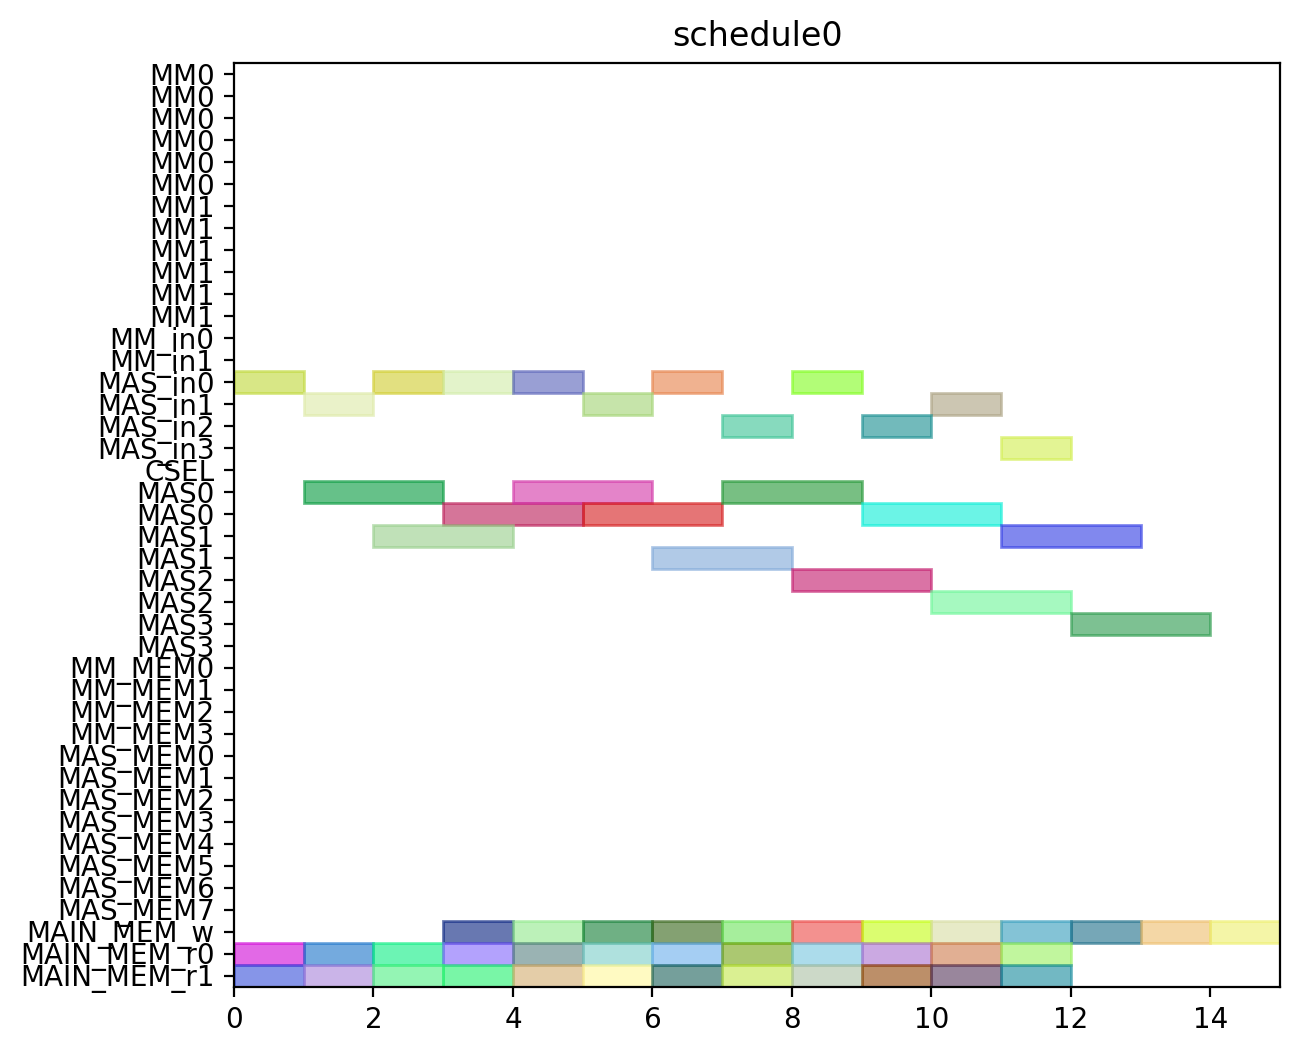

Write the Python code that produced this figure.
from pyschedule import Scenario, solvers, plotters, alt


def solve():
	horizon = 120
	S = Scenario("schedule0", horizon=horizon)

	# resource
	MM = S.Resources('MM', num=2, size=6)
	MM_in = S.Resources('MM_in', num=2)
	MAS_in = S.Resources('MAS_in', num=4)
	CSEL = S.Resource('CSEL')
	MAS = S.Resources('MAS', num=4, size=2, periods=range(1, horizon))
	MM_MEM = S.Resources('MM_MEM', num=4)
	MAS_MEM = S.Resources('MAS_MEM', num=8)
	MAIN_MEM_w = S.Resource('MAIN_MEM_w', size=1)
	MAIN_MEM_r = S.Resources('MAIN_MEM_r', num=2)

	# result of previous scheduling

	# new tasks
	c000 = S.Task('c000', length=2, delay_cost=1)
	c000 += alt(MAS)
	c000_in = S.Task('c000_in', length=1, delay_cost=1)
	c000_in += alt(MAS_in)
	S += c000_in*MAS_in[0]<=c000*MAS[0]

	S += c000_in*MAS_in[1]<=c000*MAS[1]

	S += c000_in*MAS_in[2]<=c000*MAS[2]

	S += c000_in*MAS_in[3]<=c000*MAS[3]

	S += 0<c000

	c000_w = S.Task('c000_w', length=1, delay_cost=1)
	c000_w += alt(MAIN_MEM_w)
	S += c000 <= c000_w

	c000_mem0 = S.Task('c000_mem0', length=1, delay_cost=1)
	c000_mem0 += MAIN_MEM_r[0]
	S += c000_mem0 <= c000

	c000_mem1 = S.Task('c000_mem1', length=1, delay_cost=1)
	c000_mem1 += MAIN_MEM_r[1]
	S += c000_mem1 <= c000

	c001 = S.Task('c001', length=2, delay_cost=1)
	c001 += alt(MAS)
	c001_in = S.Task('c001_in', length=1, delay_cost=1)
	c001_in += alt(MAS_in)
	S += c001_in*MAS_in[0]<=c001*MAS[0]

	S += c001_in*MAS_in[1]<=c001*MAS[1]

	S += c001_in*MAS_in[2]<=c001*MAS[2]

	S += c001_in*MAS_in[3]<=c001*MAS[3]

	S += 0<c001

	c001_w = S.Task('c001_w', length=1, delay_cost=1)
	c001_w += alt(MAIN_MEM_w)
	S += c001 <= c001_w

	c001_mem0 = S.Task('c001_mem0', length=1, delay_cost=1)
	c001_mem0 += MAIN_MEM_r[0]
	S += c001_mem0 <= c001

	c001_mem1 = S.Task('c001_mem1', length=1, delay_cost=1)
	c001_mem1 += MAIN_MEM_r[1]
	S += c001_mem1 <= c001

	c010 = S.Task('c010', length=2, delay_cost=1)
	c010 += alt(MAS)
	c010_in = S.Task('c010_in', length=1, delay_cost=1)
	c010_in += alt(MAS_in)
	S += c010_in*MAS_in[0]<=c010*MAS[0]

	S += c010_in*MAS_in[1]<=c010*MAS[1]

	S += c010_in*MAS_in[2]<=c010*MAS[2]

	S += c010_in*MAS_in[3]<=c010*MAS[3]

	S += 0<c010

	c010_w = S.Task('c010_w', length=1, delay_cost=1)
	c010_w += alt(MAIN_MEM_w)
	S += c010 <= c010_w

	c010_mem0 = S.Task('c010_mem0', length=1, delay_cost=1)
	c010_mem0 += MAIN_MEM_r[0]
	S += c010_mem0 <= c010

	c010_mem1 = S.Task('c010_mem1', length=1, delay_cost=1)
	c010_mem1 += MAIN_MEM_r[1]
	S += c010_mem1 <= c010

	c011 = S.Task('c011', length=2, delay_cost=1)
	c011 += alt(MAS)
	c011_in = S.Task('c011_in', length=1, delay_cost=1)
	c011_in += alt(MAS_in)
	S += c011_in*MAS_in[0]<=c011*MAS[0]

	S += c011_in*MAS_in[1]<=c011*MAS[1]

	S += c011_in*MAS_in[2]<=c011*MAS[2]

	S += c011_in*MAS_in[3]<=c011*MAS[3]

	S += 0<c011

	c011_w = S.Task('c011_w', length=1, delay_cost=1)
	c011_w += alt(MAIN_MEM_w)
	S += c011 <= c011_w

	c011_mem0 = S.Task('c011_mem0', length=1, delay_cost=1)
	c011_mem0 += MAIN_MEM_r[0]
	S += c011_mem0 <= c011

	c011_mem1 = S.Task('c011_mem1', length=1, delay_cost=1)
	c011_mem1 += MAIN_MEM_r[1]
	S += c011_mem1 <= c011

	c100 = S.Task('c100', length=2, delay_cost=1)
	c100 += alt(MAS)
	c100_in = S.Task('c100_in', length=1, delay_cost=1)
	c100_in += alt(MAS_in)
	S += c100_in*MAS_in[0]<=c100*MAS[0]

	S += c100_in*MAS_in[1]<=c100*MAS[1]

	S += c100_in*MAS_in[2]<=c100*MAS[2]

	S += c100_in*MAS_in[3]<=c100*MAS[3]

	S += 0<c100

	c100_w = S.Task('c100_w', length=1, delay_cost=1)
	c100_w += alt(MAIN_MEM_w)
	S += c100 <= c100_w

	c100_mem0 = S.Task('c100_mem0', length=1, delay_cost=1)
	c100_mem0 += MAIN_MEM_r[0]
	S += c100_mem0 <= c100

	c100_mem1 = S.Task('c100_mem1', length=1, delay_cost=1)
	c100_mem1 += MAIN_MEM_r[1]
	S += c100_mem1 <= c100

	c101 = S.Task('c101', length=2, delay_cost=1)
	c101 += alt(MAS)
	c101_in = S.Task('c101_in', length=1, delay_cost=1)
	c101_in += alt(MAS_in)
	S += c101_in*MAS_in[0]<=c101*MAS[0]

	S += c101_in*MAS_in[1]<=c101*MAS[1]

	S += c101_in*MAS_in[2]<=c101*MAS[2]

	S += c101_in*MAS_in[3]<=c101*MAS[3]

	S += 0<c101

	c101_w = S.Task('c101_w', length=1, delay_cost=1)
	c101_w += alt(MAIN_MEM_w)
	S += c101 <= c101_w

	c101_mem0 = S.Task('c101_mem0', length=1, delay_cost=1)
	c101_mem0 += MAIN_MEM_r[0]
	S += c101_mem0 <= c101

	c101_mem1 = S.Task('c101_mem1', length=1, delay_cost=1)
	c101_mem1 += MAIN_MEM_r[1]
	S += c101_mem1 <= c101

	c110 = S.Task('c110', length=2, delay_cost=1)
	c110 += alt(MAS)
	c110_in = S.Task('c110_in', length=1, delay_cost=1)
	c110_in += alt(MAS_in)
	S += c110_in*MAS_in[0]<=c110*MAS[0]

	S += c110_in*MAS_in[1]<=c110*MAS[1]

	S += c110_in*MAS_in[2]<=c110*MAS[2]

	S += c110_in*MAS_in[3]<=c110*MAS[3]

	S += 0<c110

	c110_w = S.Task('c110_w', length=1, delay_cost=1)
	c110_w += alt(MAIN_MEM_w)
	S += c110 <= c110_w

	c110_mem0 = S.Task('c110_mem0', length=1, delay_cost=1)
	c110_mem0 += MAIN_MEM_r[0]
	S += c110_mem0 <= c110

	c110_mem1 = S.Task('c110_mem1', length=1, delay_cost=1)
	c110_mem1 += MAIN_MEM_r[1]
	S += c110_mem1 <= c110

	c111 = S.Task('c111', length=2, delay_cost=1)
	c111 += alt(MAS)
	c111_in = S.Task('c111_in', length=1, delay_cost=1)
	c111_in += alt(MAS_in)
	S += c111_in*MAS_in[0]<=c111*MAS[0]

	S += c111_in*MAS_in[1]<=c111*MAS[1]

	S += c111_in*MAS_in[2]<=c111*MAS[2]

	S += c111_in*MAS_in[3]<=c111*MAS[3]

	S += 0<c111

	c111_w = S.Task('c111_w', length=1, delay_cost=1)
	c111_w += alt(MAIN_MEM_w)
	S += c111 <= c111_w

	c111_mem0 = S.Task('c111_mem0', length=1, delay_cost=1)
	c111_mem0 += MAIN_MEM_r[0]
	S += c111_mem0 <= c111

	c111_mem1 = S.Task('c111_mem1', length=1, delay_cost=1)
	c111_mem1 += MAIN_MEM_r[1]
	S += c111_mem1 <= c111

	c200 = S.Task('c200', length=2, delay_cost=1)
	c200 += alt(MAS)
	c200_in = S.Task('c200_in', length=1, delay_cost=1)
	c200_in += alt(MAS_in)
	S += c200_in*MAS_in[0]<=c200*MAS[0]

	S += c200_in*MAS_in[1]<=c200*MAS[1]

	S += c200_in*MAS_in[2]<=c200*MAS[2]

	S += c200_in*MAS_in[3]<=c200*MAS[3]

	S += 0<c200

	c200_w = S.Task('c200_w', length=1, delay_cost=1)
	c200_w += alt(MAIN_MEM_w)
	S += c200 <= c200_w

	c200_mem0 = S.Task('c200_mem0', length=1, delay_cost=1)
	c200_mem0 += MAIN_MEM_r[0]
	S += c200_mem0 <= c200

	c200_mem1 = S.Task('c200_mem1', length=1, delay_cost=1)
	c200_mem1 += MAIN_MEM_r[1]
	S += c200_mem1 <= c200

	c201 = S.Task('c201', length=2, delay_cost=1)
	c201 += alt(MAS)
	c201_in = S.Task('c201_in', length=1, delay_cost=1)
	c201_in += alt(MAS_in)
	S += c201_in*MAS_in[0]<=c201*MAS[0]

	S += c201_in*MAS_in[1]<=c201*MAS[1]

	S += c201_in*MAS_in[2]<=c201*MAS[2]

	S += c201_in*MAS_in[3]<=c201*MAS[3]

	S += 0<c201

	c201_w = S.Task('c201_w', length=1, delay_cost=1)
	c201_w += alt(MAIN_MEM_w)
	S += c201 <= c201_w

	c201_mem0 = S.Task('c201_mem0', length=1, delay_cost=1)
	c201_mem0 += MAIN_MEM_r[0]
	S += c201_mem0 <= c201

	c201_mem1 = S.Task('c201_mem1', length=1, delay_cost=1)
	c201_mem1 += MAIN_MEM_r[1]
	S += c201_mem1 <= c201

	c210 = S.Task('c210', length=2, delay_cost=1)
	c210 += alt(MAS)
	c210_in = S.Task('c210_in', length=1, delay_cost=1)
	c210_in += alt(MAS_in)
	S += c210_in*MAS_in[0]<=c210*MAS[0]

	S += c210_in*MAS_in[1]<=c210*MAS[1]

	S += c210_in*MAS_in[2]<=c210*MAS[2]

	S += c210_in*MAS_in[3]<=c210*MAS[3]

	S += 0<c210

	c210_w = S.Task('c210_w', length=1, delay_cost=1)
	c210_w += alt(MAIN_MEM_w)
	S += c210 <= c210_w

	c210_mem0 = S.Task('c210_mem0', length=1, delay_cost=1)
	c210_mem0 += MAIN_MEM_r[0]
	S += c210_mem0 <= c210

	c210_mem1 = S.Task('c210_mem1', length=1, delay_cost=1)
	c210_mem1 += MAIN_MEM_r[1]
	S += c210_mem1 <= c210

	c211 = S.Task('c211', length=2, delay_cost=1)
	c211 += alt(MAS)
	c211_in = S.Task('c211_in', length=1, delay_cost=1)
	c211_in += alt(MAS_in)
	S += c211_in*MAS_in[0]<=c211*MAS[0]

	S += c211_in*MAS_in[1]<=c211*MAS[1]

	S += c211_in*MAS_in[2]<=c211*MAS[2]

	S += c211_in*MAS_in[3]<=c211*MAS[3]

	S += 0<c211

	c211_w = S.Task('c211_w', length=1, delay_cost=1)
	c211_w += alt(MAIN_MEM_w)
	S += c211 <= c211_w

	c211_mem0 = S.Task('c211_mem0', length=1, delay_cost=1)
	c211_mem0 += MAIN_MEM_r[0]
	S += c211_mem0 <= c211

	c211_mem1 = S.Task('c211_mem1', length=1, delay_cost=1)
	c211_mem1 += MAIN_MEM_r[1]
	S += c211_mem1 <= c211

	solvers.mip.solve(S,msg=1,kind='CPLEX',ratio_gap=1.01)

	solution = [['hoge']*len(S.solution()[1]) for i in range(len(S.solution()))]
	for i in range(len(S.solution())):
		for j in range(len(S.solution()[i])):
			solution[i][j]=str(S.solution()[i][j])
	print(solution)

	cycles = int(solution[-1][3])

	pic_file_name = "/mnt/rose/usr1/fukuda/ABE/multiRAM_multiMAS_16mux/scheduling_result/stage6MM2_stage2MAS4/CONJ/schedule0.png"
	if(S.solution() != []):
		plotters.matplotlib.plot(S,img_filename=pic_file_name, show_task_labels=False, fig_size=(cycles*0.25+3, 6))

	return solution
